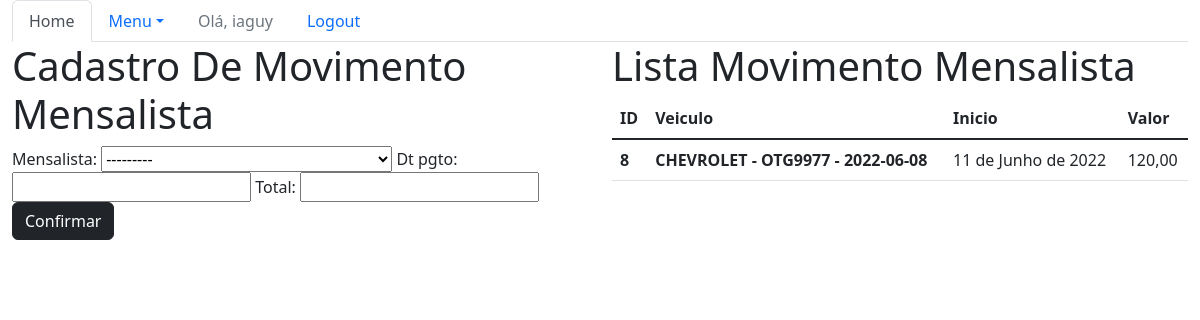
Page /sistema/mov-mensalistas/ (signed in) on the earlier database version.
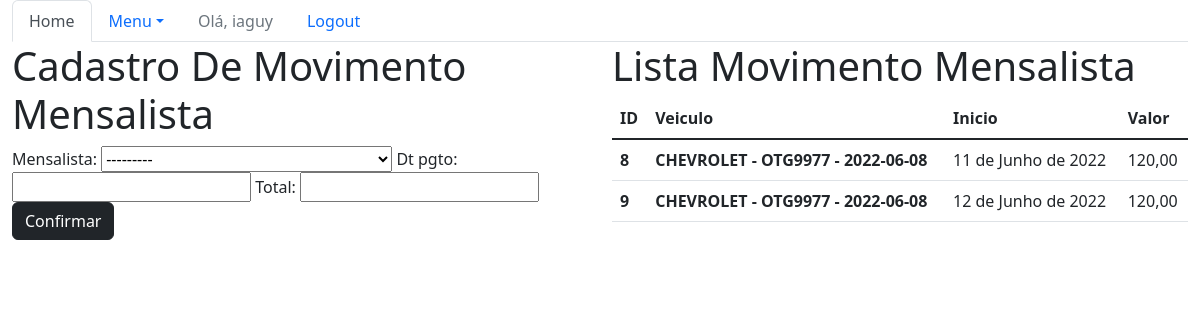
Same page on the later database version.
### core/models.py (models this page shows, shortened)
class MovMensalista(models.Model):
    mensalista = models.ForeignKey(Mensalista, on_delete=models.CASCADE)
    dt_pgto = models.DateField()
    total = models.DecimalField(max_digits=6, decimal_places=2)

class Mensalista(models.Model):
    veiculo = models.ForeignKey(Veiculo, on_delete=models.CASCADE)
    inicio = models.DateField()
    valor_mes = models.DecimalField(max_digits=6, decimal_places=2)
    def __str__(self):
        return str(self.veiculo) + ' - ' + str(self.inicio)

class Veiculo(models.Model):
    marca = models.ForeignKey(Marca, on_delete=models.CASCADE)
    placa = models.CharField(max_length=7)
    proprietario = models.ForeignKey(Pessoa, on_delete=models.CASCADE)
    cor = models.CharField(max_length=15)
    observacoes = models.TextField()
    def __str__(self):
        return self.marca.nome + ' - ' + self.placa

class Marca(models.Model):
    nome = models.CharField(max_length=50)

### core/views.py (the view)
# urls.py: path('mov-mensalistas/', lista_movmensalista, name='core_lista_movmensalistas'),
@login_required
def lista_movmensalista(request):
    mov_mensalista = MovMensalista.objects.all()
    form = MovMensalistaForm()
    data = {'mov_mensalista': mov_mensalista, 'form': form}
    return render(request, 'core/lista_movmensalista.html', data)

### core/forms.py
class MovMensalistaForm(ModelForm):
    class Meta:
        model = MovMensalista
        fields = '__all__'

### core/templates/core/lista_movmensalista.html (shortened to what this page needs)
{% extends 'base.html' %}
{% load bootstrap %}
{% block menu %}
    <ul class="nav nav-tabs">
        <li class="nav-item">
        <a class="nav-link active" aria-current="page" href="{% url 'core_home' %}">Home</a>
        </li>
        <li class="nav-item dropdown">
        <a class="nav-link dropdown-toggle" data-bs-toggle="dropdown" href="#" role="button" aria-expanded="false">Menu</a>
        {% if user.is_authenticated %}
            <li class="nav-item">
                <a class="nav-link disabled" href="#">Olá, {{ user }}</a>
            </li>
            </li>
            <li class="nav-item">
                <a class="nav-link" href="{% url 'logout' %}">Logout</a>
            </li>
        {% else %}
            </li>
                <li class="nav-item">
                    <a class="nav-link" href="{% url 'login' %}">Login</a>
                </li>
        {% endif %}
    </ul>
{% endblock menu %}
{% block main %}<!DOCTYPE html>
    <html lang="pt-br">
    <head>
    </head>
    <body>
        <div class="row">
            <div class="col-sm-6">
                <h1>Cadastro De Movimento Mensalista</h1>
                <form action="{% url 'core_movmensalista_novo'%}" method="POST">
                    {{ form|bootstrap }}
                    <button type="submit" class="btn btn-dark">Confirmar</button>
                </form>
            </div>
            <div class="col-sm-6">
                <h1>Lista Movimento Mensalista</h1>
                <table class="table">
                    <thead>
                      <tr>
                        <th scope="col">ID</th>
                        <th scope="col">Veiculo</th>
                        <th scope="col">Inicio</th>
                        <th scope="col">Valor</th>
                      </tr>
                    </thead>
                    <tbody>
                        {% for mensa in mov_mensalista %}
                            <tr>
                                <th scope="row">{{mensa.id}}</th>
                                <th scope="row"><a href="{% url 'core_movmensalistas_update' mensa.id%}">{{mensa.mensalista}}</a></th>
                                <td scope="row">{{mensa.dt_pgto}}</td>
                                <td scope="row">{{mensa.total}}</td>
                            </tr>
                        {% endfor %}
                    </tbody>
                  </table>
            </div>
    </body>
    </html>
{% endblock %}

Differences in the rows shown:
added MovMensalista: id "9", mensalista "CHEVROLET - OTG9977 - 2022-06-08", dt_pgto "12 de Junho de 2022", total "120,00"
